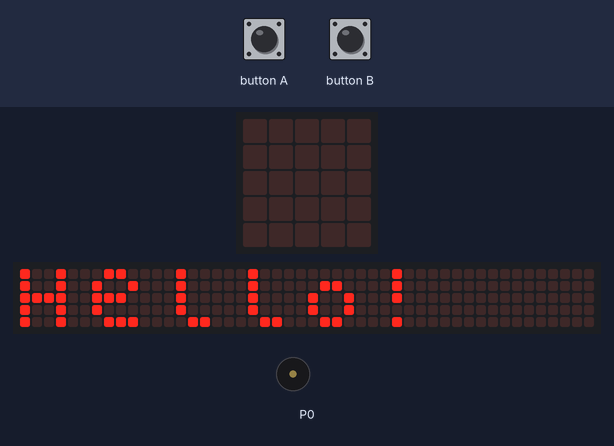
Simulated run of this program. Board: BBC micro:bit (MakeCode). Shown: the board's 5×5 LED display, a strip that is not on the board, showing the scrolling text unrolled, buzzer (waves = sounding). Inputs (shaded band) come from the test bench. The 48×5 strip is a reading aid, not a part: it shows the text the display is scrolling, unrolled, one strip-width of it at a time.

Above: at 5.6 s.
At 7.9 s:
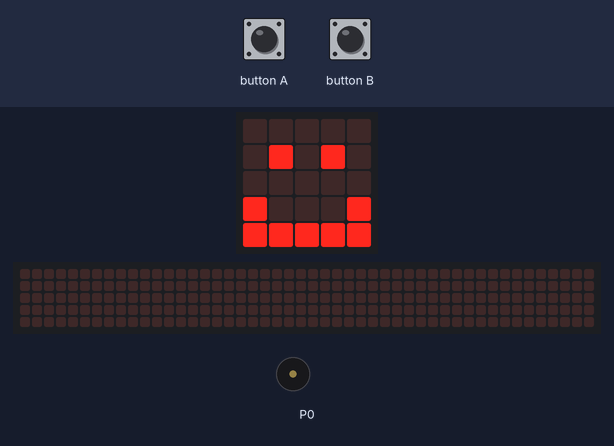
8.0 s: button A pressed for 0.15 s
At 10.9 s:
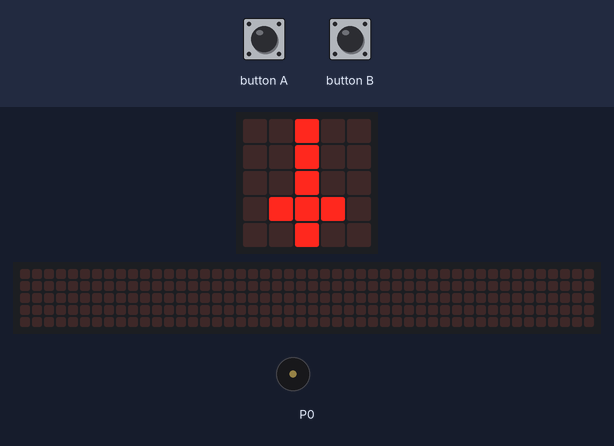
11.1 s: button B pressed for 0.15 s
At 11.45 s:
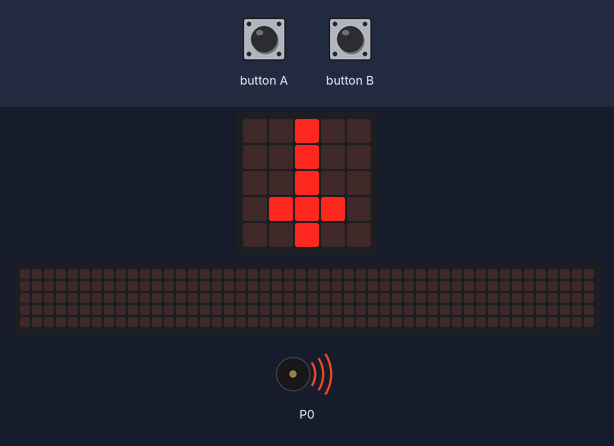
11.8 s: button A pressed for 0.15 s
At 13.0 s:
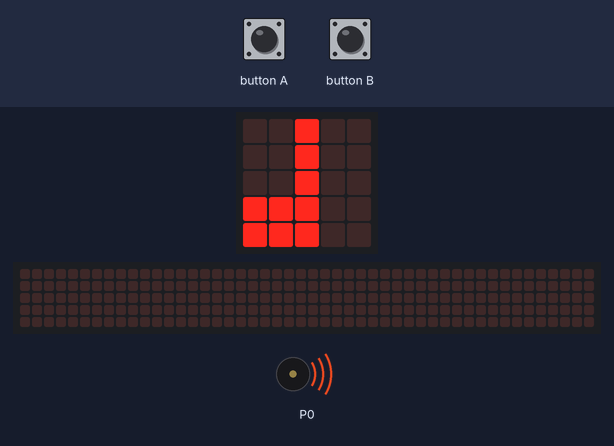
Timing chart, 0 to 16.0 s (numbered marks = the images above; inputs shaded):
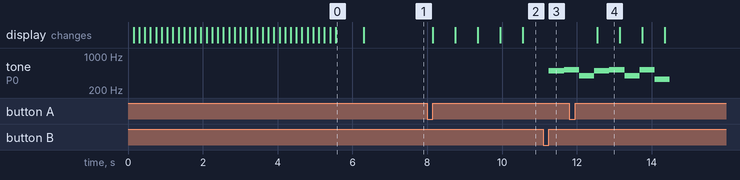

The program:

main.ts
```typescript
input.onButtonPressed(Button.A, function () {
    basic.showIcon(IconNames.Sword)
    basic.showIcon(IconNames.QuarterNote)
    basic.showIcon(IconNames.EigthNote)
    basic.showIcon(IconNames.QuarterNote)
    basic.showIcon(IconNames.Sword)
})
input.onButtonPressed(Button.B, function () {
    music.playMelody("B C5 G B C5 G C5 E ", 149)
})
basic.showString("Hello!")
basic.showLeds(`
    . . . . .
    . # . # .
    . . . . .
    # . . . #
    # # # # #
    `)
basic.forever(function () {

})
```

test.ts
```typescript
// aquí va el archivo "tests"; esto no se compilará cuando este paquete se utilice como una extensión.
```

Measured:
- after the input at 8.0 s, the display: changes after 0.15 s (image 2)
- after the input at 11.1 s, tone on P0: silent → 494 Hz after 0.15 s, → 523 Hz 0.41 s later
- after the input at 11.8 s, the display: changes after 0.75 s (image 4)
- what the display in image 0 shows lasts 0.7 s, from 5.6 s to 6.3 s
- what the display in image 4 shows lasts 0.6 s, from 12.6 s to 13.2 s
